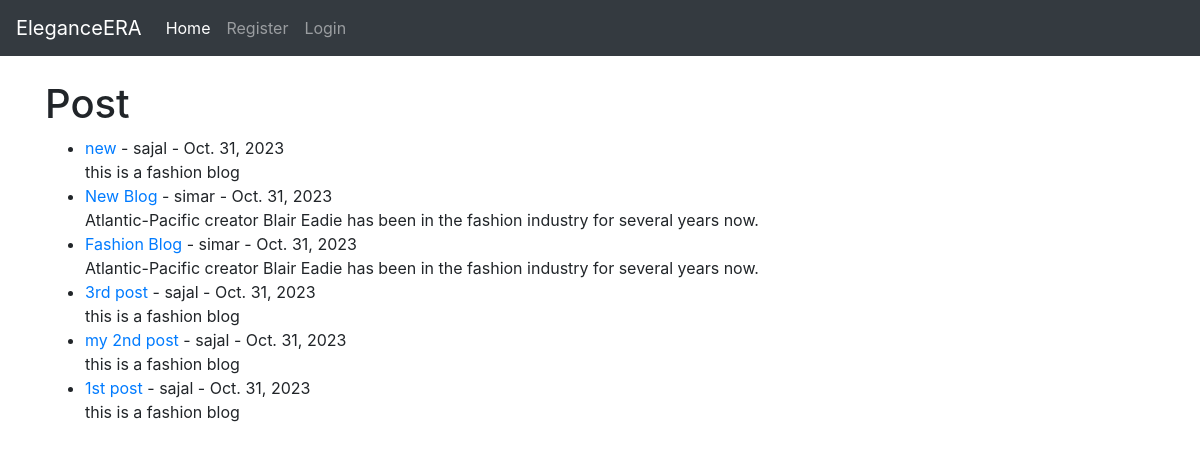
Before: / with the older database file.
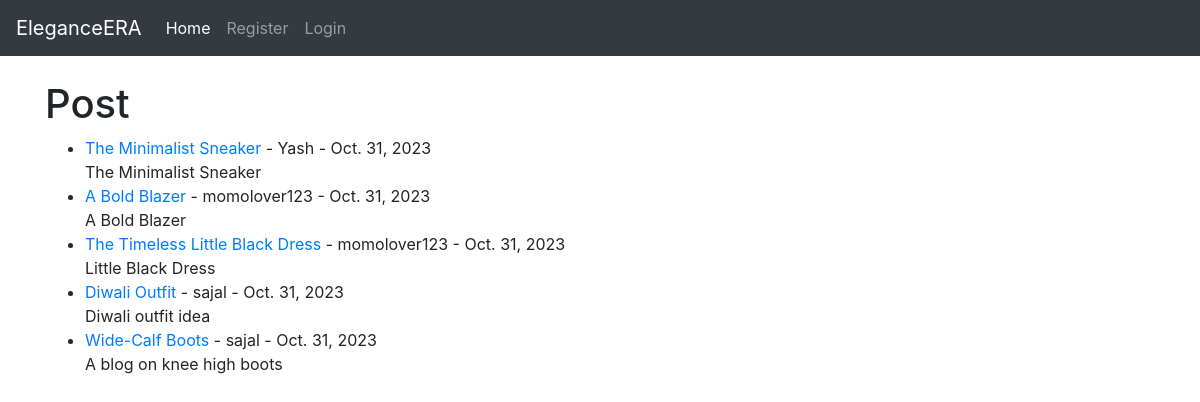
After: the same page with the newer database file.
### FashionBlog/models.py (models this page shows, shortened)
class Post(models.Model):
    title = models.CharField(max_length=255)
    header_image = models.ImageField(null=True, blank=True, upload_to="images/")
    title_tag = models.CharField(max_length=255)
    author = models.ForeignKey(User, on_delete=models.CASCADE)
    body = RichTextField(blank=True, null=True)
    snippet = models.CharField(max_length=255, default='this is a fashion blog')
    post_date = models.DateField(auto_now_add=True)
    likes = models.ManyToManyField(User, related_name='blog_posts')

### FashionBlog/views.py (the view)
# urls.py: path('', HomeView.as_view(), name="home"),
class HomeView(ListView):
    model = Post
    template_name = 'home.html'
    ordering = ['-id']
    def get_context_data(self, *args, **kwargs):
        cat_menu = Category.objects.all()
        context = super(HomeView, self).get_context_data(*args, **kwargs)
        context["cat_menu"] = cat_menu
        return context

### FashionBlog/templates/home.html (shortened to what this page needs)
{% extends 'base.html' %}
{% load static %}
{% block content %}
<h1>Post</h1>
<ul>
{% for post in object_list %}
<li>
    <a href="{% url 'article_detail' post.pk %}">{{ post.title }}</a>  - {{ post.author }} - {{ post.post_date }}
   <br>
            {{ post.snippet }}
  </li>
{% endfor %}
</ul>
{% endblock %}

### FashionBlog/templates/base.html (shortened to what this page needs)
<!doctype html>
<html lang="en">
  <head>
    <link rel="stylesheet" href="https://cdn.jsdelivr.net/npm/bootstrap@4.6.2/dist/css/bootstrap.min.css">
  </head>
  <body>
    <nav class="navbar navbar-expand-lg navbar-dark bg-dark">
        <a class="navbar-brand" href="{% url 'home' %}">EleganceERA</a>
        <div class="collapse navbar-collapse" id="navbarSupportedContent">
          <ul class="navbar-nav mr-auto">
            <li class="nav-item active">
              <a class="nav-link" href="{% url 'home' %}">Home<span class="sr-only">(current)</span></a>
            </li>
            {% if user.is_authenticated %}
            <li class="nav-item">
              <a class="nav-link" href="{% url 'addpost'  %}">Add Post</a>
            </li>
            <li class="nav-item">
                <a class="nav-link" href="{% url 'logout'  %}">Logout</a>
              </li>
              {% else %}
              <li class="nav-item">
                <a class="nav-link" href="{% url 'register'  %}">Register</a>
              </li>
              <li class="nav-item">
                <a class="nav-link" href="{% url 'login'  %}">Login</a>
              </li>
            {% endif %}
          </ul>
        </div>
      </nav>
    <br>
    <div class="container">
   {% block content %}
   {% endblock %}
    </div>
  </body>
</html>

Changed rows visible on the page:
removed Post: title "new", author "sajal", post_date "Oct. 31, 2023", snippet "this is a fashion blog"
removed Post: title "New Blog", author "simar", post_date "Oct. 31, 2023", snippet "Atlantic-Pacific creator Blair Eadie has been in the fashion industry for several years now."
removed Post: title "Fashion Blog", author "simar", post_date "Oct. 31, 2023", snippet "Atlantic-Pacific creator Blair Eadie has been in the fashion industry for several years now."
removed Post: title "3rd post", author "sajal", post_date "Oct. 31, 2023", snippet "this is a fashion blog"
removed Post: title "my 2nd post", author "sajal", post_date "Oct. 31, 2023", snippet "this is a fashion blog"
removed Post: title "1st post", author "sajal", post_date "Oct. 31, 2023", snippet "this is a fashion blog"
added Post: title "The Minimalist Sneaker", author "Yash", post_date "Oct. 31, 2023", snippet "The Minimalist Sneaker"
added Post: title "A Bold Blazer", author "momolover123", post_date "Oct. 31, 2023", snippet "A Bold Blazer"
added Post: title "The Timeless Little Black Dress", author "momolover123", post_date "Oct. 31, 2023", snippet "Little Black Dress"
added Post: title "Diwali Outfit", author "sajal", post_date "Oct. 31, 2023", snippet "Diwali outfit idea"
added Post: title "Wide-Calf Boots", author "sajal", post_date "Oct. 31, 2023", snippet "A blog on knee high boots"
